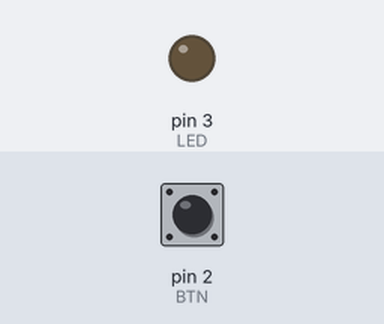
The sketch below on a simulated Arduino Uno, built with avr-gcc and run on an emulated ATmega328P. Parts: output pins drawn as LEDs (lit = HIGH). The inputs (shaded band) are chosen by the test bench; at power-on: pin 2 (BTN) HIGH. What the sketch prints to the serial monitor is not drawn.

Above: at 1.2 s.
1.3 s: pin 2 (BTN) pulled LOW for 0.15 s
At 2.1 s:
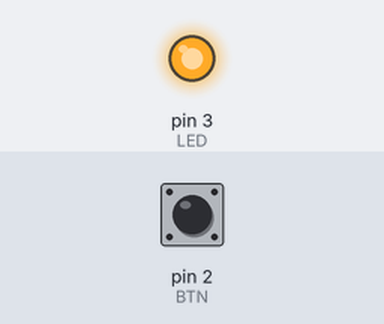
2.9 s: pin 2 (BTN) pulled LOW for 1 s
At 3.3 s:
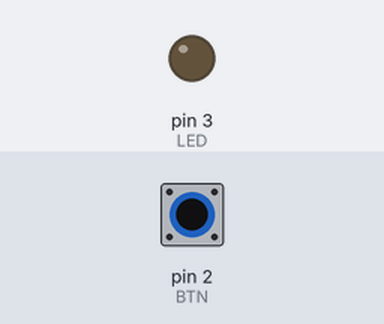
5.4 s: pin 2 (BTN) pulled LOW for 3.2 s
At 6.4 s:
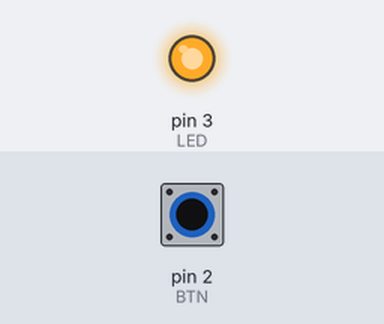
Timing chart, 0 to 8.4 s (numbered marks = the images above; inputs shaded):
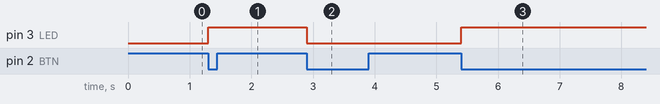

The sketch:

code-button2-LEDtoggleNoDebounce.ino
```cpp
// Toggle LED on each button press – prints to Serial
const int BTN = 2;
const int LED = 3;

int lastBtn = HIGH;  // last button state
int ledState = LOW;  // LED memory

void setup() {
  pinMode(BTN, INPUT_PULLUP);
  pinMode(LED, OUTPUT);
  Serial.begin(9600);
  Serial.println("Starting: toggle LED each press (no debounce)");
}

void loop() {
  int btn = digitalRead(BTN);

  // detect press edge (HIGH → LOW)
  if (lastBtn == HIGH && btn == LOW) {
    ledState = !ledState;
    digitalWrite(LED, ledState);
    Serial.print("Button pressed → LED ");
    Serial.println(ledState ? "ON" : "OFF");
  }

  lastBtn = btn;
}
```

Measured:
- after the input at 1.3 s, pin 3 (LED): LOW → HIGH at once
- after the input at 2.9 s, pin 3 (LED): HIGH → LOW at once
- after the input at 5.4 s, pin 3 (LED): LOW → HIGH at once
